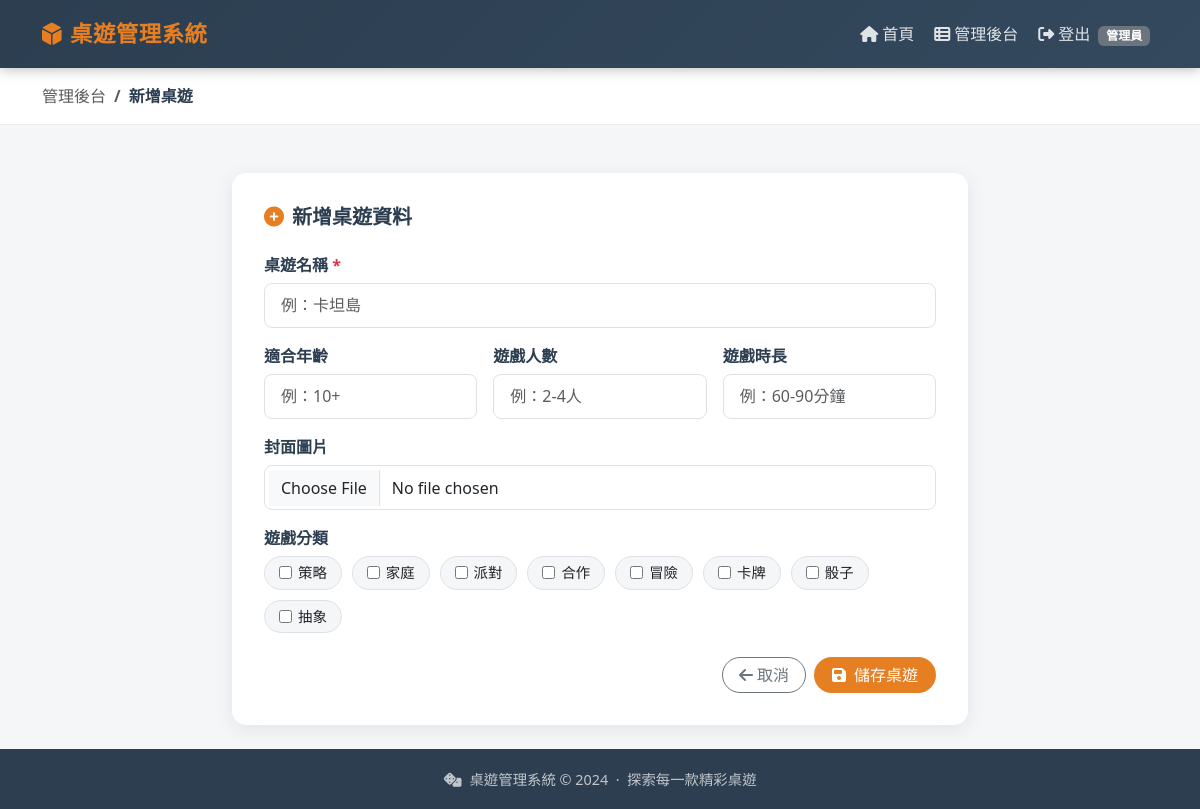
The app's page /admin/games/add (signed in) with its own data.
### models/board_game_tag.py (models this page shows, shortened)
class BoardGameTag(db.Model):
    __tablename__ = 'board_game_tag'
    tagId   = db.Column(db.Integer, primary_key=True)
    tagName = db.Column(db.String(100), nullable=False)
    @staticmethod
    def getAllTag() -> list['BoardGameTag']:
        return BoardGameTag.query.all()

### routes/admin.py (the view, shortened to what this page needs)
@admin_bp.route('/admin/games/add', methods=['GET', 'POST'])
@login_required
def add_game():
    tags = BoardGameTag.getAllTag()
    return render_template('admin/add_game.html', tags=tags)

### routes/admin.py (called while the page is built)
def login_required(f):
    @wraps(f)
    def decorated(*args, **kwargs):
        if 'user_id' not in session:
            flash('請先登入管理後台', 'warning')
            return redirect(url_for('admin.login'))
        return f(*args, **kwargs)
    return decorated

### templates/admin/add_game.html (shortened to what this page needs)
{% extends 'base.html' %}
{% block content %}
<div class="page-header">
    <div class="container">
        <nav aria-label="breadcrumb">
            <ol class="breadcrumb mb-0">
                <li class="breadcrumb-item">
                    <a href="{{ url_for('admin.dashboard') }}" class="text-decoration-none text-muted">管理後台</a>
                </li>
                <li class="breadcrumb-item active fw-semibold" style="color:var(--primary)">新增桌遊</li>
            </ol>
        </nav>
    </div>
</div>
<div class="container py-4">
    <div class="row justify-content-center">
        <div class="col-lg-8">
            <div class="form-card">
                <h5 class="fw-bold mb-4" style="color:var(--primary)">
                    <i class="fas fa-plus-circle me-2" style="color:var(--accent)"></i>新增桌遊資料
                </h5>
                <form method="POST" action="{{ url_for('admin.add_game') }}" enctype="multipart/form-data">
                    <div class="mb-3">
                        <label class="form-label" for="name">
                            桌遊名稱 <span class="text-danger">*</span>
                        </label>
                        <input type="text" class="form-control" id="name" name="name"
                               placeholder="例：卡坦島" required>
                    </div>
                    <div class="row g-3 mb-3">
                        <div class="col-md-4">
                            <label class="form-label" for="age">適合年齡</label>
                            <input type="text" class="form-control" id="age" name="age"
                                   placeholder="例：10+">
                        </div>
                        <div class="col-md-4">
                            <label class="form-label" for="people">遊戲人數</label>
                            <input type="text" class="form-control" id="people" name="people"
                                   placeholder="例：2-4人">
                        </div>
                        <div class="col-md-4">
                            <label class="form-label" for="time">遊戲時長</label>
                            <input type="text" class="form-control" id="time" name="time"
                                   placeholder="例：60-90分鐘">
                        </div>
                    </div>
                    <div class="mb-3">
                        <label class="form-label" for="img">封面圖片</label>
                        <input type="file" class="form-control" id="img" name="img"
                               accept=".jpg,.jpeg,.png,.gif,.webp"
                               onchange="updatePreview(this)">
                    </div>
                    <div class="mb-4">
                        <label class="form-label">遊戲分類</label>
                        <div class="tag-checkbox-group" id="tag-group">
                            {% for tag in tags %}
                            <label class="tag-checkbox-label" id="label-{{ tag.tagId }}">
                                <input type="checkbox" name="tags" value="{{ tag.tagId }}"
                                       onchange="updateTagStyle(this)">
                                {{ tag.tagName }}
                            </label>
                            {% endfor %}
                        </div>
                    </div>
                    <div class="d-flex gap-2 justify-content-end">
                        <a href="{{ url_for('admin.dashboard') }}" class="btn btn-outline-secondary">
                            <i class="fas fa-arrow-left me-1"></i>取消
                        </a>
                        <button type="button" class="btn btn-primary-custom"
                                data-bs-toggle="modal" data-bs-target="#confirmModal">
                            <i class="fas fa-floppy-disk me-2"></i>儲存桌遊
                        </button>
                    </div>
                </form>
            </div>
        </div>
    </div>
</div>
{% endblock %}

### static/css/style.css (style rules this page uses)
:root { --primary: #2c3e50; --primary-light: #34495e; --accent: #e67e22; --accent-dark: #ca6f1e; --danger: #c0392b; --success: #27ae60; --light-bg: #f4f6f8; --card-shadow: 0 4px 20px rgba(0, 0, 0, 0.08); --card-shadow-hover: 0 8px 30px rgba(0, 0, 0, 0.16); }
body { background-color: var(--light-bg); font-family: 'Segoe UI', 'Microsoft JhengHei', sans-serif; display: flex; flex-direction: column; min-height: 100vh; }
.btn-primary-custom { background-color: var(--accent); color: white; border: none; border-radius: 20px; padding: 6px 18px; font-weight: 500; transition: background-color 0.2s, transform 0.1s; }
.btn-outline-secondary { border-radius: 20px; padding: 5px 16px; }
.form-card { background: white; border-radius: 14px; box-shadow: var(--card-shadow); padding: 2rem; }
.form-label { font-weight: 600; color: var(--primary); margin-bottom: 6px; }
.form-control, .form-select { border-radius: 8px; border: 1.5px solid #dee2e6; padding: 0.6rem 1rem; transition: border-color 0.2s, box-shadow 0.2s; }
.tag-checkbox-group { display: flex; flex-wrap: wrap; gap: 10px; }
.tag-checkbox-label { display: flex; align-items: center; gap: 6px; background: #f4f6f8; border: 1.5px solid #dee2e6; border-radius: 20px; padding: 5px 14px; cursor: pointer; transition: all 0.2s; font-size: 0.9rem; user-select: none; }
.tag-checkbox-label input[type="checkbox"] { accent-color: var(--accent); }
.page-header { background: white; border-bottom: 1px solid #eee; padding: 1rem 0; margin-bottom: 1.5rem; }

### records on screen
BoardGameTag: tagName "策略"
BoardGameTag: tagName "家庭"
BoardGameTag: tagName "派對"
BoardGameTag: tagName "合作"
BoardGameTag: tagName "冒險"
BoardGameTag: tagName "卡牌"
BoardGameTag: tagName "骰子"
BoardGameTag: tagName "抽象"

### other values on screen
{{ session.get('user_name') }} "管理員"
